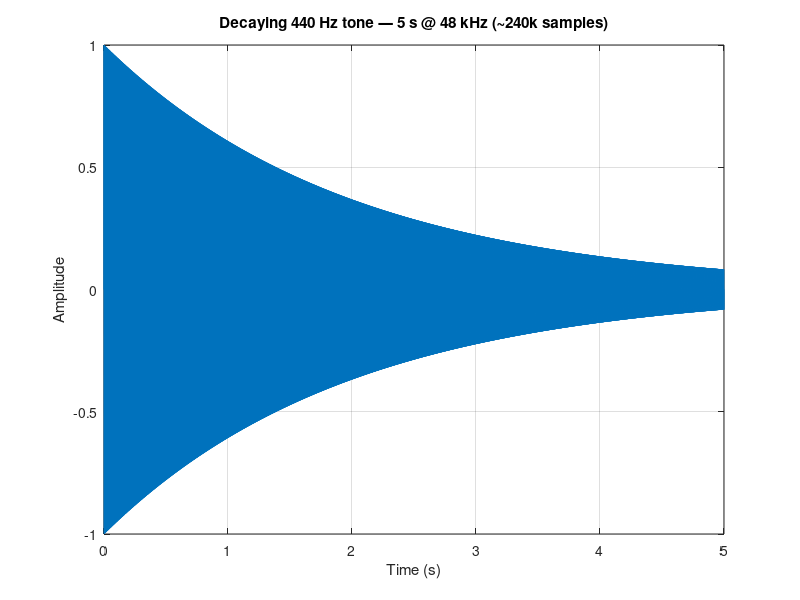

Reproduce this figure in MATLAB.
% Long Waveform — a few seconds of an audio-rate signal
% Plots a decaying 440 Hz tone sampled at 48 kHz (~240k points). The
% renderer downsamples the visible range to the plot width, so the whole
% waveform draws instantly and stays smooth as you pan and zoom in.


clear
close all

fs = 48000;                 % sample rate (Hz)
t  = 0:1/fs:5;              % 5 seconds  →  ~240k samples
y  = sin(2*pi*440*t) .* exp(-t/2);

figure
plot(t, y)
title('Decaying 440 Hz tone — 5 s @ 48 kHz (~240k samples)')
xlabel('Time (s)')
ylabel('Amplitude')
grid on
